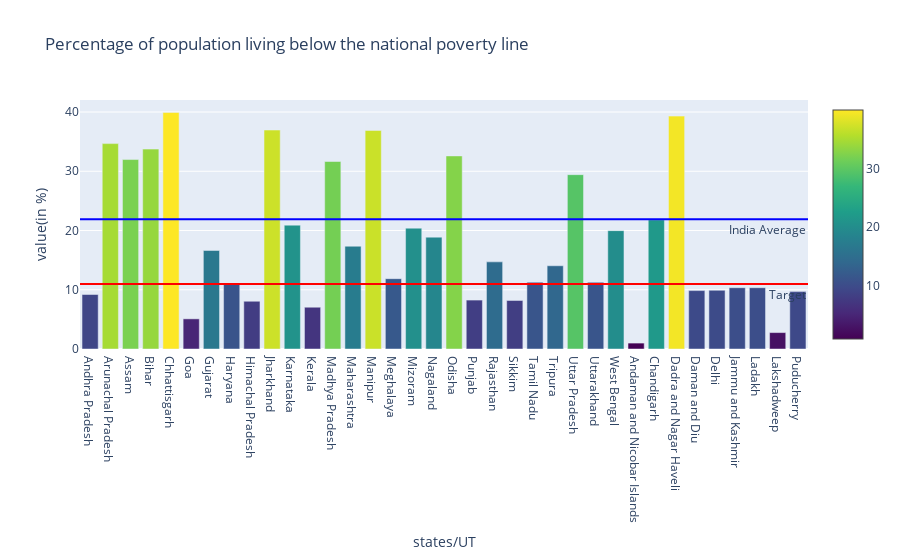

Write notebook code for a chart like this one.
### Code cell
import plotly.graph_objs as go
desc = {
    "poverty": "Percentage of population living below the national poverty line",
    "malnutrition": "Percentage of children under five years who are underweight",
    "literacy": "Percentage of persons (15 years and above) who are literate",
    "drinking water": "Percentage of rural population having improved source of drinking water",
    "electricity": "Percentage of households electrified ",
    "unemployment": "Unemployment rate (%) (15-59 years)",
}

parameters = ["poverty",
              "malnutrition",
              "literacy",
              "drinking water",
              "electricity",
              "unemployment"]


for i in range(1, 7):
    print(i, parameters[i-1])

n=1

parameter = parameters[n-1]

x = list()
y = list()

for i in range(37):
    val = df.loc[i, parameter]
    if(val != 'Null'):
        x.append(df.loc[i, 'States_UT'])
        y.append(round(float(df.loc[i, parameter]), 2))


india = round(float(df.loc[37, parameter]), 2)
target = round(float(df.loc[38, parameter]), 2)

fig = go.Figure()

fig.add_trace(
    go.Bar(
        x=x,
        y=y,
        marker=dict(color=y,
                    colorscale='viridis', showscale=True)
    )
)

fig.add_hline(y=target, line_color="red", annotation_text="Target",
              annotation_position="bottom right")
fig.add_hline(y=india, line_color="blue", annotation_text="India Average",
              annotation_position="bottom right")

fig.update_layout(
    go.Layout(
        title=desc[parameter],
        xaxis=dict(
            title='states/UT'
        ),
        yaxis=dict(
            title='value(in %)',
        )
    )
)

fig.show()

### Figure 1 — Plotly figure (JSON) as saved in the notebook; plotly's stock layout.template omitted (floating-point values rounded to 4 significant figures)
{"data": [{"marker": {"color": [9.2, 34.67, 31.98, 33.74, 39.93, 5.09, 16.63, 11.16, 8.06, 36.96, 20.91, 7.05, 31.65, 17.35, 36.89, 11.87, 20.4, 18.88, 32.59, 8.26, 14.71, 8.19, 11.28, 14.05, 29.43, 11.26, 19.98, 1, 21.81, 39.31, 9.86, 9.91, 10.35, 10.35, 2.77, 9.69], "colorscale": [[0, "#440154"], [0.1111, "#482878"], [0.2222, "#3e4989"], [0.3333, "#31688e"], [0.4444, "#26828e"], [0.5556, "#1f9e89"], [0.6667, "#35b779"], [0.7778, "#6ece58"], [0.8889, "#b5de2b"], [1, "#fde725"]], "showscale": true}, "type": "bar", "x": ["Andhra Pradesh", "Arunachal Pradesh", "Assam", "Bihar", "Chhattisgarh", "Goa", "Gujarat", "Haryana", "Himachal Pradesh", "Jharkhand", "Karnataka", "Kerala", "Madhya Pradesh", "Maharashtra", "Manipur", "Meghalaya", "Mizoram", "Nagaland", "Odisha", "Punjab", "Rajasthan", "Sikkim", "Tamil Nadu", "Tripura", "Uttar Pradesh", "Uttarakhand", "West Bengal", "Andaman and Nicobar Islands", "Chandigarh", "Dadra and Nagar Haveli", "Daman and Diu", "Delhi", "Jammu and Kashmir", "Ladakh", "Lakshadweep", "Puducherry"], "y": [9.2, 34.67, 31.98, 33.74, 39.93, 5.09, 16.63, 11.16, 8.06, 36.96, 20.91, 7.05, 31.65, 17.35, 36.89, 11.87, 20.4, 18.88, 32.59, 8.26, 14.71, 8.19, 11.28, 14.05, 29.43, 11.26, 19.98, 1, 21.81, 39.31, 9.86, 9.91, 10.35, 10.35, 2.77, 9.69]}], "layout": {"annotations": [{"showarrow": false, "text": "Target", "x": 1, "xanchor": "right", "xref": "x domain", "y": 10.96, "yanchor": "top", "yref": "y"}, {"showarrow": false, "text": "India Average", "x": 1, "xanchor": "right", "xref": "x domain", "y": 21.92, "yanchor": "top", "yref": "y"}], "shapes": [{"line": {"color": "red"}, "type": "line", "x0": 0, "x1": 1, "xref": "x domain", "y0": 10.96, "y1": 10.96, "yref": "y"}, {"line": {"color": "blue"}, "type": "line", "x0": 0, "x1": 1, "xref": "x domain", "y0": 21.92, "y1": 21.92, "yref": "y"}], "title": {"text": "Percentage of population living below the national poverty line"}, "xaxis": {"title": {"text": "states/UT"}}, "yaxis": {"title": {"text": "value(in %)"}}}}
